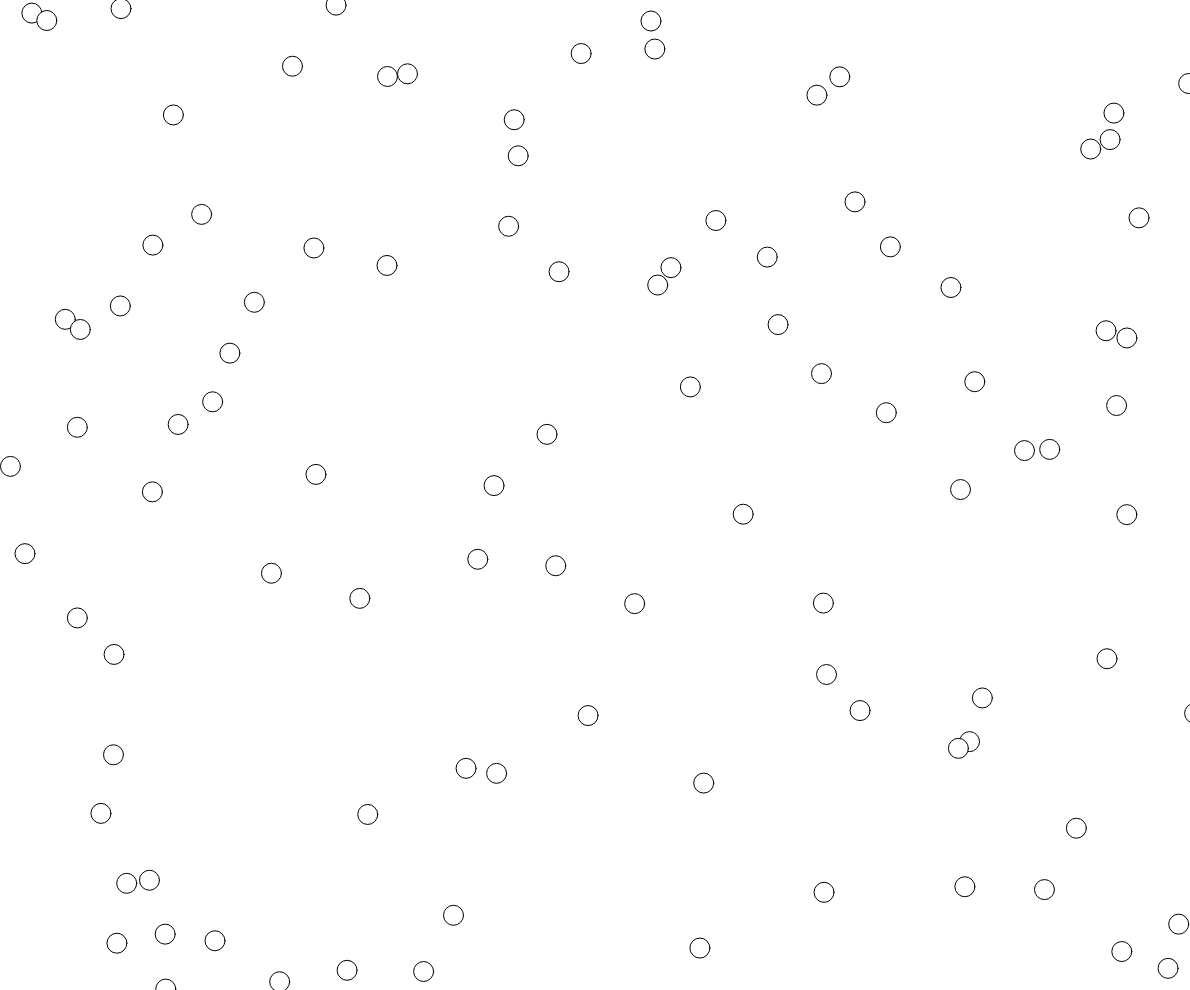
Frame 1 (no input)
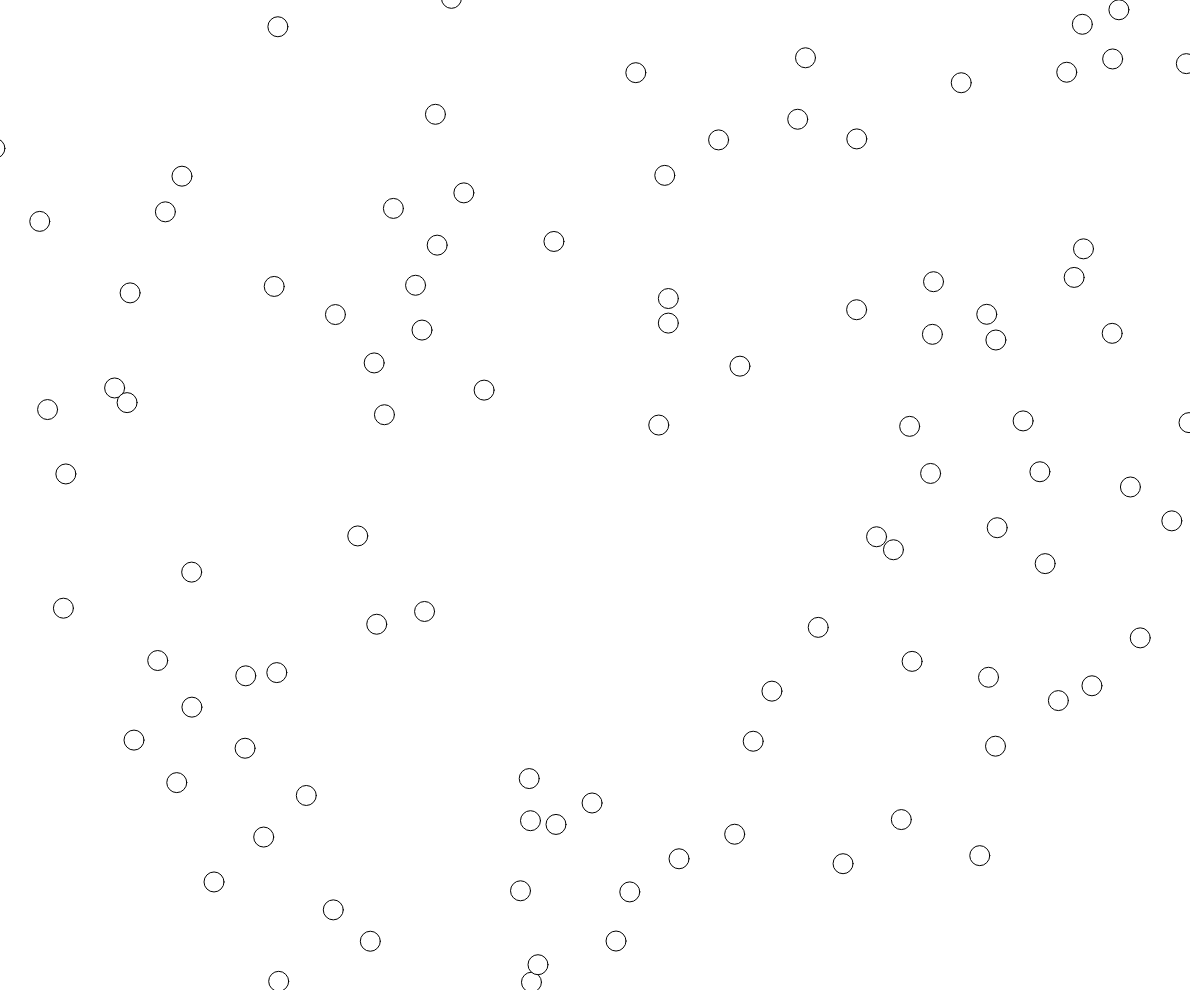
Frame 60 (no input)
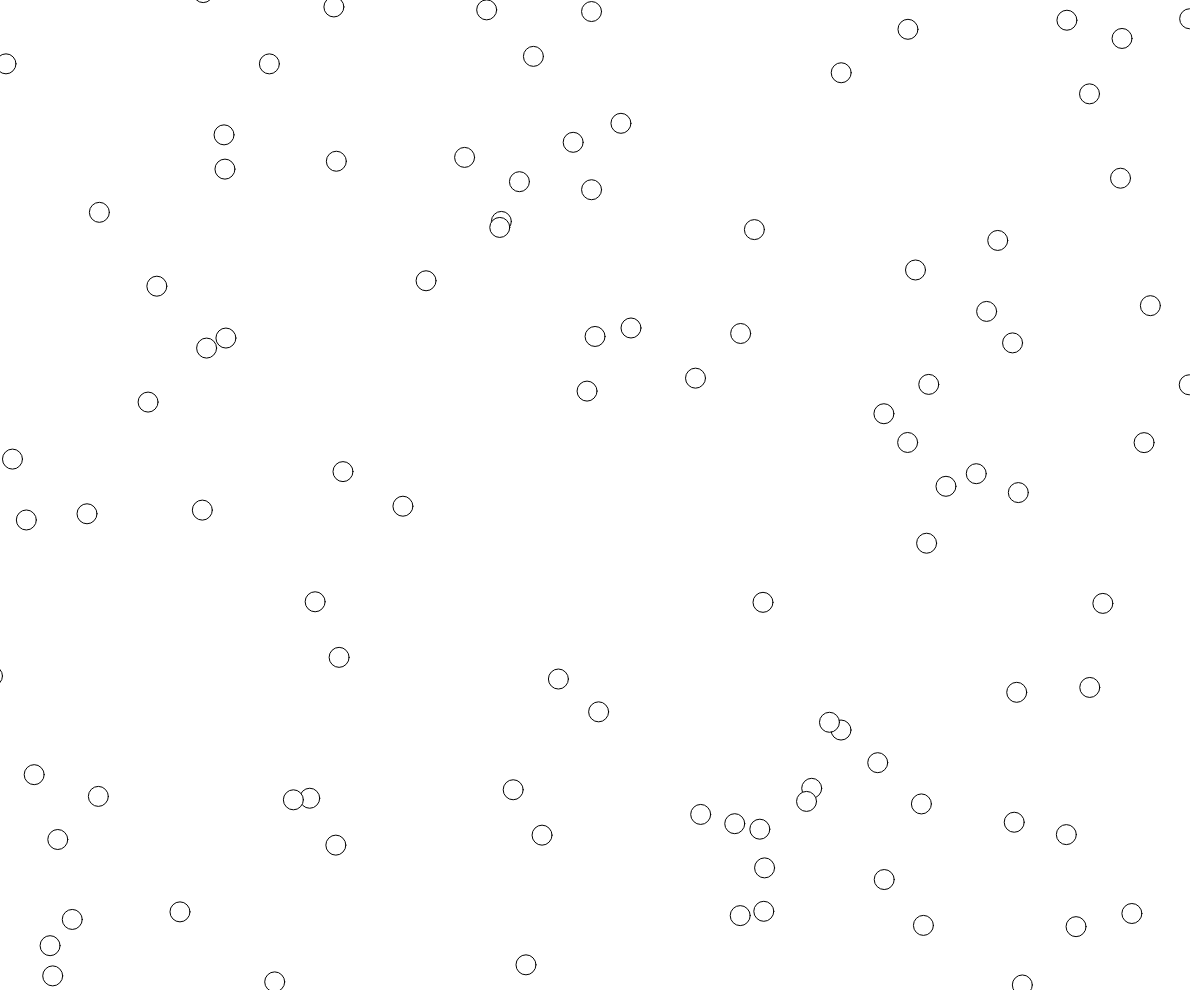
Frame 120 (the mouse pressed at the canvas centre since frame 60)

The p5.js sketch that drew these frames (run headless with seeded random() and noise() and a simulated clock; from frame 60 on, the mouse is pressed at the canvas centre):

// p5.js sketch
// ── sketch.js
var bubbles = [];
var z=0.99; //collision efficiency between particles
var u=1; //collision efficiency between particle and wall

function setup() {
    createCanvas(windowWidth-10,windowHeight-10);
    for(var i=0;i<100;i++){
        bubbles.push(new bubble(random(0,width), random(0,height)));
    }
}

function draw() {

    ellipseMode(CENTER);
    rectMode(CENTER);

    background(255,255,255);

    var i=0;
    var vel=0;

    for(i=bubbles.length-1; i>=0; i--){
        bubbles[i].move();
        bubbles[i].draw();
        vel+=dist(bubbles[i].velocityx, bubbles[i].velocityy,0,0);
        bubbles[i].checkBounds();
    }

    console.log(vel/100);

    for(i=0; i<bubbles.length-1;i++){
        for(var j=i+1; j<bubbles.length; j++){
            bubbles[i].checkCollision(bubbles[j]);
        }
    }
}

function mousePressed(){
    bubbles.push(new bubble(mouseX, mouseY));
}

function bubble(x,y){
    this.x=x;
    this.y=y;
    this.velocityx=random(-10,10);
    this.velocityy=random(-10,10);
    this.intersecting=false;

    this.move = function(){
        this.y += this.velocityy;
        this.x += this.velocityx 
    }

    this.draw = function(){
        stroke(0);
        ellipse(this.x,this.y,20,20);
    }

    this.checkBounds= function(){
        if(this.y-10 >= height){
            //this.y = 0;
            this.velocityy = -this.velocityy*u;
        }

        if(this.y+10 <= 0){
            //this.y=height;
            this.velocityy = -this.velocityy*u;
        }

        if(this.x-10 >= width){
            //this.x = 0;
            this.velocityx = -this.velocityx*u;
        }

        if(this.x+10 <= 0){
            //this.x=width;
            this.velocityx = -this.velocityx*u;
        }
    }

    this.checkCollision = function(bub2){
        if(dist(this.x,this.y,bub2.x,bub2.y) < 20){

            if(!this.intersecting){
                var t = this.velocityx;
                this.velocityx = bub2.velocityx*z;
                bub2.velocityx = t*z;

                t = this.velocityy;
                this.velocityy = bub2.velocityy*z;
                bub2.velocityy = t*z;
                
                this.intersecting = true;
            }
        }

        else{
            this.intersecting = false;
        }

    }
}
